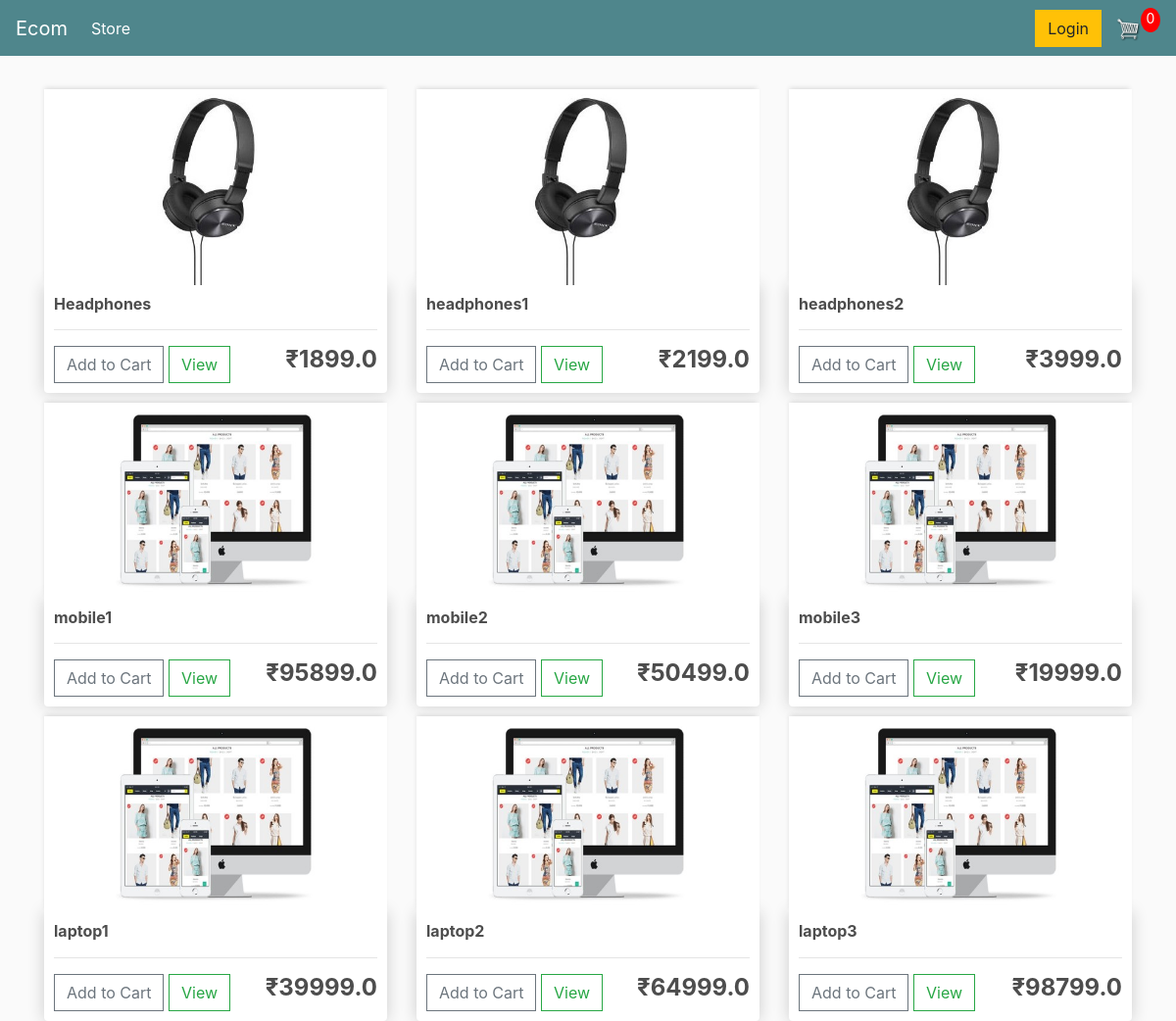
The page / on the database its author committed.
### store/models.py (models this page shows, shortened)
class Product(models.Model):
	name = models.CharField(max_length=200)
	price = models.FloatField()
	digital = models.BooleanField(default=False,null=True, blank=True)
	image = models.ImageField(null=True, blank=True)

### store/views.py (the view)
# urls.py: path('', include('store.urls')),
def store(request):
	data = cartData(request)
	cartItems = data['cartItems']
	order = data['order']
	items = data['items']
	products = Product.objects.all()
	context = {'products':products, 'cartItems':cartItems}
	return render(request, 'store/store.html', context)

### store/utils.py (called while the page is built, shortened)
def cookieCart(request):
	try:
		cart = json.loads(request.COOKIES['cart'])
	except:
		cart = {}
		print('CART:', cart)
	items = []
	order = {'get_cart_total':0, 'get_cart_items':0, 'shipping':False}
	cartItems = order['get_cart_items']
	return {'cartItems':cartItems ,'order':order, 'items':items}

def cartData(request):
	if request.user.is_authenticated:
		customer = request.user.customer
		order, created = Order.objects.get_or_create(customer=customer, complete=False)
		items = order.orderitem_set.all()
		cartItems = order.get_cart_items
	else:
		cookieData = cookieCart(request)
		cartItems = cookieData['cartItems']
		order = cookieData['order']
		items = cookieData['items']
	return {'cartItems':cartItems ,'order':order, 'items':items}

### store/templates/store/store.html
{% extends 'store/main.html' %}
{% load static %}
{% block content %}
	<div class="row">
		{% for product in products %}
      <div class="col-lg-4">
	  <img class="thumbnail" src="{{product.image.url}}">
		<div class="box-element product">
			<h6><strong>{{product.name}}</strong></h6>
			<hr>
			<button data-product="{{product.id}}" data-action="add" class="btn btn-outline-secondary add-btn update-cart">Add to Cart</button>
			<a class="btn btn-outline-success" href="#">View</a>
			<h4 style="display: inline; float: right"><strong>₹{{product.price}}</strong></h4>
	     </div>
     </div>
{% endfor %}
	</div>
{% endblock content %}

### store/templates/store/main.html (shortened to what this page needs)
<!DOCTYPE html>
{% load static %}
<html>
<head>
	<link rel="stylesheet" href="https://stackpath.bootstrapcdn.com/bootstrap/4.4.1/css/bootstrap.min.css">
	<link rel="stylesheet" type="text/css" href="{% static 'css/main.css' %}">
</head>
<body>
	<nav class="navbar navbar-expand-lg navbar-dark bg-dark">
	  <a class="navbar-brand" href="{% url 'store' %}">Ecom</a>
	  <div class="collapse navbar-collapse" id="navbarSupportedContent">
	    <ul class="navbar-nav mr-auto">
	      <li class="nav-item active">
	        <a class="nav-link" href="{% url 'store' %}">Store <span class="sr-only">(current)</span></a>
	      </li>
	    </ul>
	    <div class="form-inline my-2 my-lg-0">
	     	<a href="#"class="btn btn-warning">Login</a>
	     	<a href="{% url 'cart' %}">
	    		<img  id="cart-icon" src="{% static 'images/cart.png' %}">
	    	</a>
	    	<p id="cart-total">{{cartItems}}</p>
	    </div>
	  </div>
	</nav>
     <div class="container">
            <br>
            {% block content %}
            {% endblock content %}
         </div>
</body>
</html>

### static/css/main.css (style rules this page uses)
body { background-color: hsl(0, 0%, 98%); }
h1,h2,h3,h4,h5,h6 { color:hsl(0, 0%, 30%); }
.box-element { box-shadow:hsl(0, 0%, 80%) 0 0 16px; background-color: #fff; border-radius: 4px; padding: 10px; }
.thumbnail { width: 100%; height: 200px; -webkit-box-shadow: -1px -3px 5px -2px rgba(214,214,214,1); -moz-box-shadow: -1px -3px 5px -2px rgba(214,214,214,1); box-shadow: -1px -3px 5px -2px rgba(214,214,214,1); }
.product { border-radius: 0 0 4px 4px; }
.bg-dark { background-color: #4f868c!important; }
#cart-icon { width:25px; display: inline-block; margin-left: 15px; }
#cart-total { display: block; text-align: center; color:#fff; background-color: red; width: 20px; height: 25px; border-radius: 50%; font-size: 14px; }
.col-lg-4, .col-lg-6, .col-lg-8, .col-lg-12 { margin-top: 10px; }
.btn { border-radius: 0; }

### rows shown on the page
Product: image (picture), name "Headphones", price "1899.0"
Product: image (picture), name "headphones1", price "2199.0"
Product: image (picture), name "headphones2", price "3999.0"
Product: image (picture), name "mobile1", price "95899.0"
Product: image (picture), name "mobile2", price "50499.0"
Product: image (picture), name "mobile3", price "19999.0"
Product: image (picture), name "laptop1", price "39999.0"
Product: image (picture), name "laptop2", price "64999.0"
Product: image (picture), name "laptop3", price "98799.0"

### other values the page prints
{{ cartItems }} "0"
